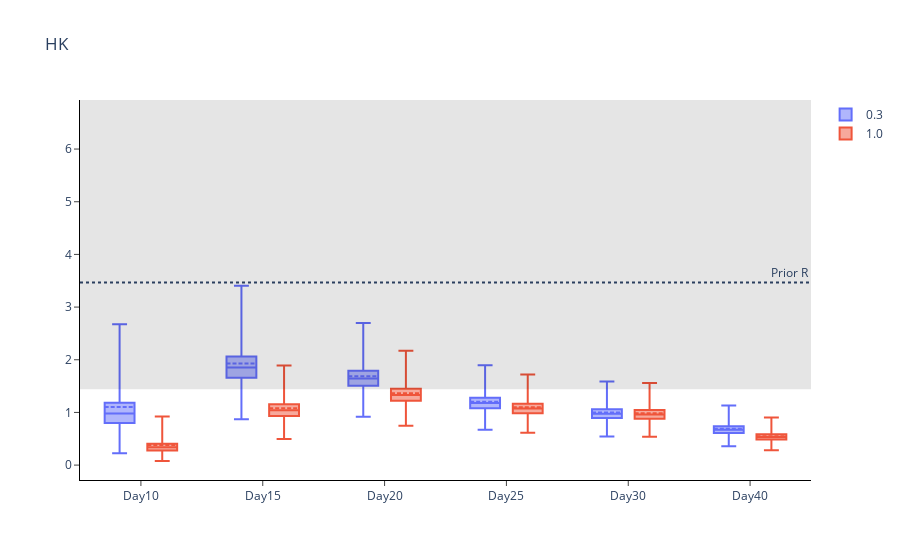

Source (notebook cell):
### Code cell
# Create list of names for x-axis and traces
group_name = ['Day{}'.format(x) for x in chosen_times]

# Sort results
all_intervals_chosen.sort_values(by=['Epsilon','Time Points'], inplace=True)

# Plot (box plot for inference)
fig = go.Figure()

prior_dist = scipy.stats.gamma(a, scale=1/b)
median = prior_dist.median()
prior_dist_interval = prior_dist.interval(.5)

fig.add_hrect(y0=prior_dist_interval[0], y1=prior_dist_interval[1], line_width=0, fillcolor='black', opacity=0.1)
fig.add_hline(y=median, line_dash='dot',
              annotation_text='Prior R', fillcolor='black',
              annotation_position='top right')

n = len(group_name)
for i in range(len(epsilon_range)):
    fig.add_trace(
        go.Box(
            mean=all_intervals_chosen.loc[all_intervals_chosen['Central Probability']==0]['Mean'][i*n:(i+1)*n],
            median=all_intervals_chosen.loc[all_intervals_chosen['Central Probability']==0]['Lower bound CI'][i*n:(i+1)*n],
            q1=all_intervals_chosen.loc[all_intervals_chosen['Central Probability']==0.25]['Lower bound CI'][i*n:(i+1)*n],
            q3=all_intervals_chosen.loc[all_intervals_chosen['Central Probability']==0.25]['Upper bound CI'][i*n:(i+1)*n],
            upperfence=all_intervals_chosen.loc[all_intervals_chosen['Central Probability']==0.95]['Upper bound CI'][i*n:(i+1)*n],
            lowerfence=all_intervals_chosen.loc[all_intervals_chosen['Central Probability']==0.95]['Lower bound CI'][i*n:(i+1)*n],
            x=group_name,
            name=str(round(epsilon_range[i],1))
        )
    )
fig.update_layout(boxmode='group', title='HK', plot_bgcolor='white',
    xaxis=dict(linecolor='black'),
    yaxis=dict(linecolor='black'))

fig.update_xaxes(ticks='outside')
fig.update_yaxes(ticks='outside')

# fig.write_image('HK-inf-r.pdf')
fig.show()

### Figure 1 — Plotly figure (JSON) as saved in the notebook; plotly's stock layout.template omitted (floating-point values rounded to 4 significant figures)
{"data": [{"lowerfence": [0.2253, 0.8727, 0.9166, 0.6715, 0.5451, 0.3564], "mean": [1.102, 1.927, 1.687, 1.205, 0.9977, 0.69], "median": [0.9787, 1.852, 1.645, 1.177, 0.9739, 0.6709], "name": "0.3", "q1": [0.8011, 1.657, 1.506, 1.081, 0.8925, 0.6103], "q3": [1.182, 2.062, 1.792, 1.279, 1.06, 0.7353], "type": "box", "upperfence": [2.676, 3.406, 2.696, 1.895, 1.585, 1.132], "x": ["Day10", "Day15", "Day20", "Day25", "Day30", "Day40"]}, {"lowerfence": [0.07785, 0.4935, 0.745, 0.6128, 0.5372, 0.2834], "mean": [0.3799, 1.08, 1.365, 1.097, 0.9829, 0.5493], "median": [0.3377, 1.04, 1.332, 1.072, 0.9595, 0.534], "name": "1.0", "q1": [0.2765, 0.9318, 1.221, 0.9854, 0.8793, 0.4857], "q3": [0.4075, 1.157, 1.451, 1.164, 1.044, 0.5854], "type": "box", "upperfence": [0.9205, 1.893, 2.171, 1.722, 1.561, 0.9023], "x": ["Day10", "Day15", "Day20", "Day25", "Day30", "Day40"]}], "layout": {"annotations": [{"showarrow": false, "text": "Prior R", "x": 1, "xanchor": "right", "xref": "x domain", "y": 3.466, "yanchor": "bottom", "yref": "y"}], "boxmode": "group", "plot_bgcolor": "white", "shapes": [{"fillcolor": "black", "line": {"width": 0}, "opacity": 0.1, "type": "rect", "x0": 0, "x1": 1, "xref": "x domain", "y0": 1.438, "y1": 6.931, "yref": "y"}, {"fillcolor": "black", "line": {"dash": "dot"}, "type": "line", "x0": 0, "x1": 1, "xref": "x domain", "y0": 3.466, "y1": 3.466, "yref": "y"}], "title": {"text": "HK"}, "xaxis": {"linecolor": "black", "ticks": "outside"}, "yaxis": {"linecolor": "black", "ticks": "outside"}}}
